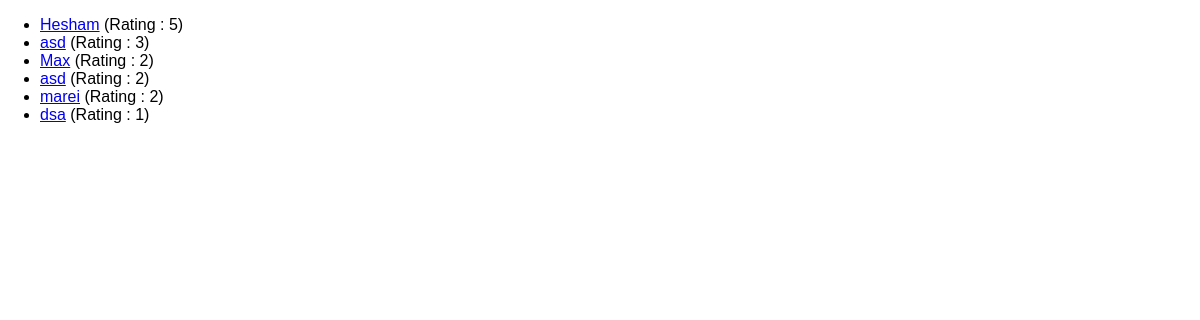
/review-list, run on an earlier commit of the app's database.
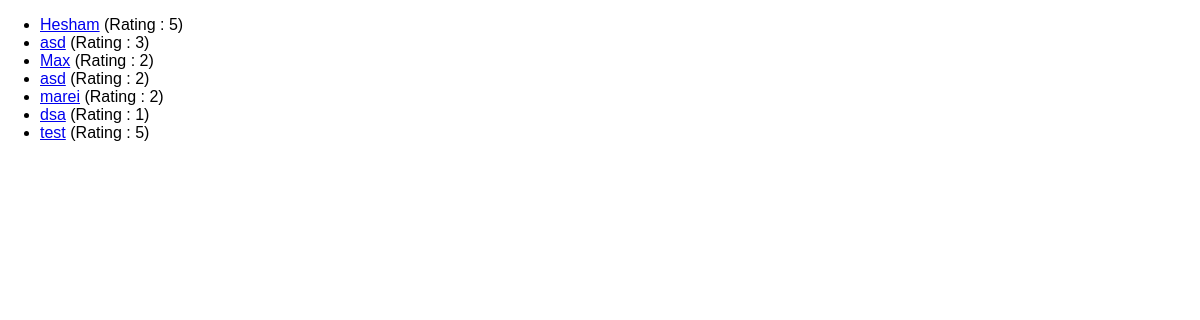
And on a later commit of the database.
### reviews/models.py (models this page shows, shortened)
class Review(models.Model):
    user_name = models.CharField(max_length=100)
    review_text = models.TextField()
    rating = models.IntegerField()

### reviews/views.py (the view)
# urls.py: path("review-list", views.ReviewsListView.as_view(), name="All-views"),
class ReviewsListView(ListView):
    template_name = "reviews/review_list.html"
    model = Review # fetch all the data from model.
    context_object_name = "reviews" #name the fetched object to use it in the template

### reviews/templates/reviews/review_list.html (shortened to what this page needs)
{% extends 'reviews/base.html' %}
{% block content %}
    <ul>
        {% for review in reviews %}
            <li><a href="{% url 'review-details' review.id %}"> {{ review.user_name }}</a> (Rating : {{ review.rating }}) </li>
        {% endfor %}
    </ul>
{% endblock %}

What changed in the data, as far as the page shows it:
added Review: user_name "test", rating "5"
